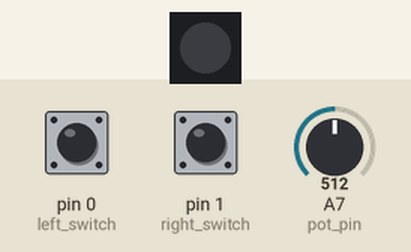
Simulated run of this sketch. Board: Arduino Nano, built with avr-gcc and run on an emulated ATmega328P. Parts: 1 RGB LEDs in strip order, left to right. The test bench sets the inputs (shaded band); at power-on: pin 1 (right_switch) HIGH, pin 0 (left_switch) HIGH, A7 (pot_pin) = 512. Dim RGB values are drawn brighter than linear.

Above: at 1.6 s.
1.7 s: pin 1 (right_switch) pulled LOW for 0.75 s
At 2.8 s:
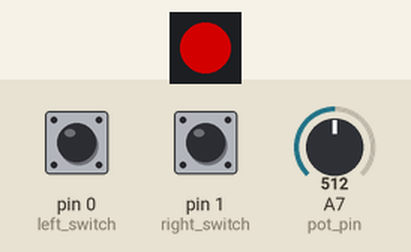
5.2 s: pin 0 (left_switch) pulled LOW for 1 s
8.7 s: pin 0 (left_switch) driven LOW and pin 1 (right_switch) driven LOW
At 9.4 s:
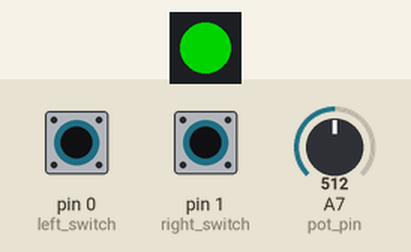
13.6 s: A7 (pot_pin) set to 669
17.1 s: A7 (pot_pin) set to 699
At 17.6 s:
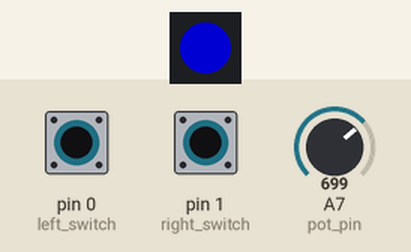
21.8 s: A7 (pot_pin) set to 511
At 22.8 s:
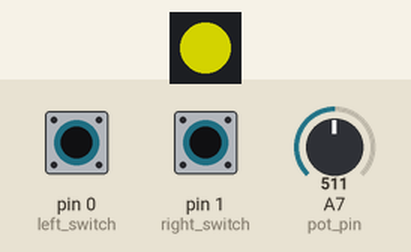
Timing chart, 0 to 27.9 s (numbered marks = the images above; inputs shaded):
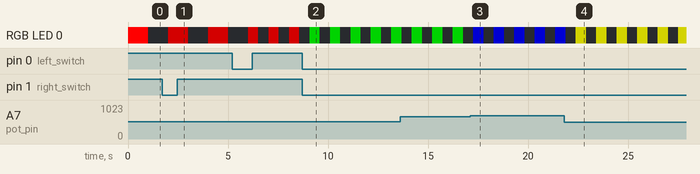

Measured:
- the behaviour switches between 681 and 682 on A7 (pot_pin) (found by bisection; images 2 and 3)

The sketch:

sketch_aprl21a.ino
```cpp
//tommy truong
//project 9, using switches to change the setting of the led

#include <Adafruit_NeoPixel.h>

int num_pixels = 1;
int pot_pin = A7;
int pot_value = 1.0;
int pixel_pin = 8;
int left_switch = 0;
int right_switch = 1;
int delay_time = 1000;
float intensity = 1.0;
struct color
{
  byte red;
  byte green;
  byte blue;
};
color red = {255, 0, 0};
color orange = {255, 127, 0};
color yellow = {255, 255, 0};
color green = {0, 255, 0};
color blue = {0, 0, 255};
color indigo = {75, 0, 130};
color violet = {148, 0, 211};
color rainbow[] = {red, orange, yellow, green, blue, indigo, violet};
byte which_color = 0;

Adafruit_NeoPixel ring = Adafruit_NeoPixel(num_pixels, pixel_pin);

void setup()
{
 pinMode (left_switch, INPUT_PULLUP);
 pinMode (right_switch, INPUT_PULLUP);
 pinMode (pot_pin, INPUT);
 ring.begin();
}

void loop()
{
  if (digitalRead(left_switch) == LOW && digitalRead(right_switch) == HIGH)
  {
    delay_time = analogRead (pot_pin);
  }
  if (digitalRead(left_switch) == HIGH && digitalRead(right_switch) == LOW)
  {
  intensity = analogRead(pot_pin) / 1023.0;
  }
  if (digitalRead(left_switch) == LOW && digitalRead(right_switch) == LOW)
  {
    which_color = map(analogRead(pot_pin), 0, 1023, 0, 6);
  }
  ring.setPixelColor(0, ring.Color(rainbow[which_color].red * intensity,
                                   rainbow[which_color].green * intensity,
                                   rainbow[which_color].blue * intensity));
  ring.show();
  delay(delay_time);
  ring.setPixelColor(0, ring.Color(0, 0, 0));
  ring.show();
  delay(delay_time);
}
```
